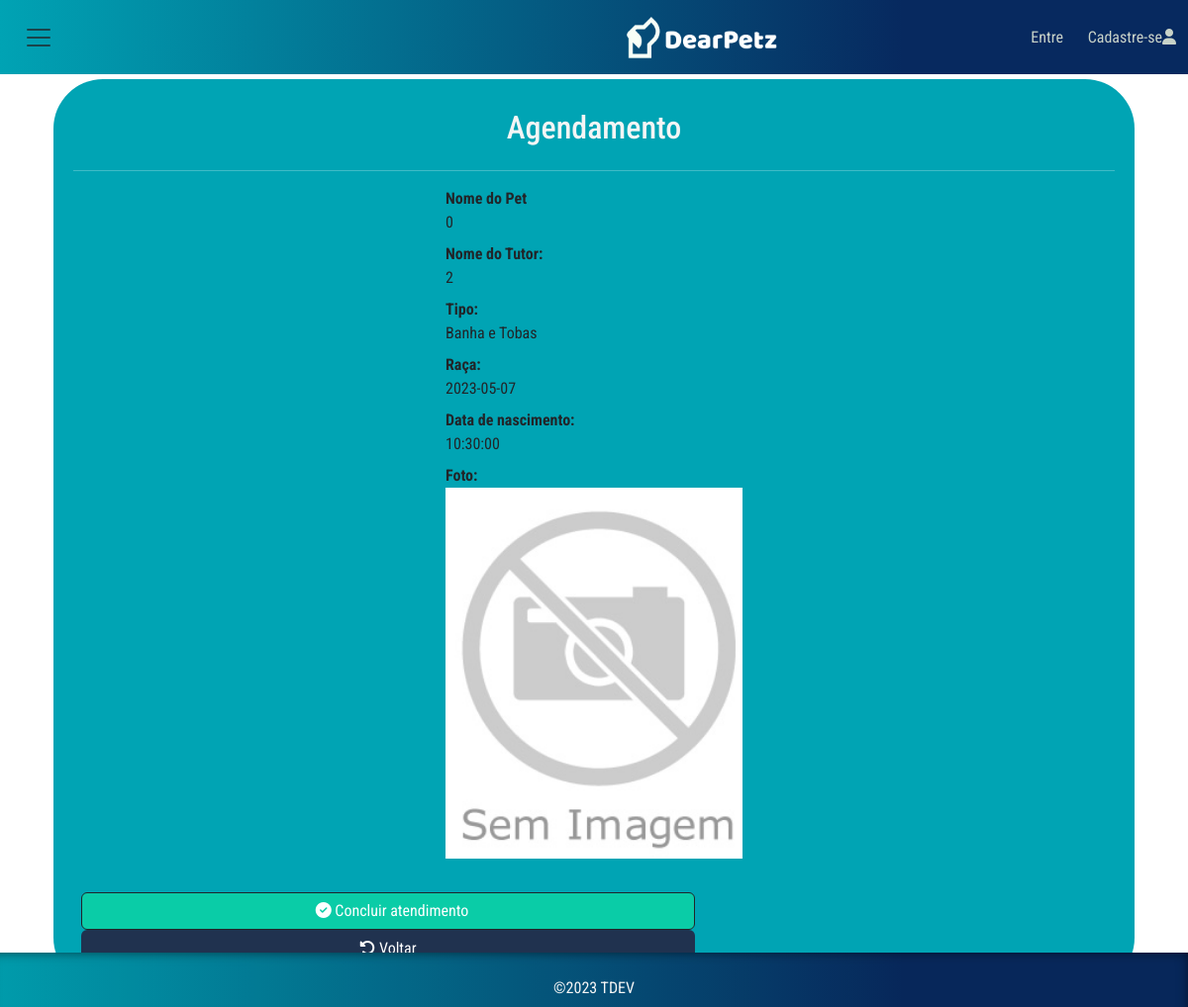
Before: /empresas/view.php?id=6 with the older database file.
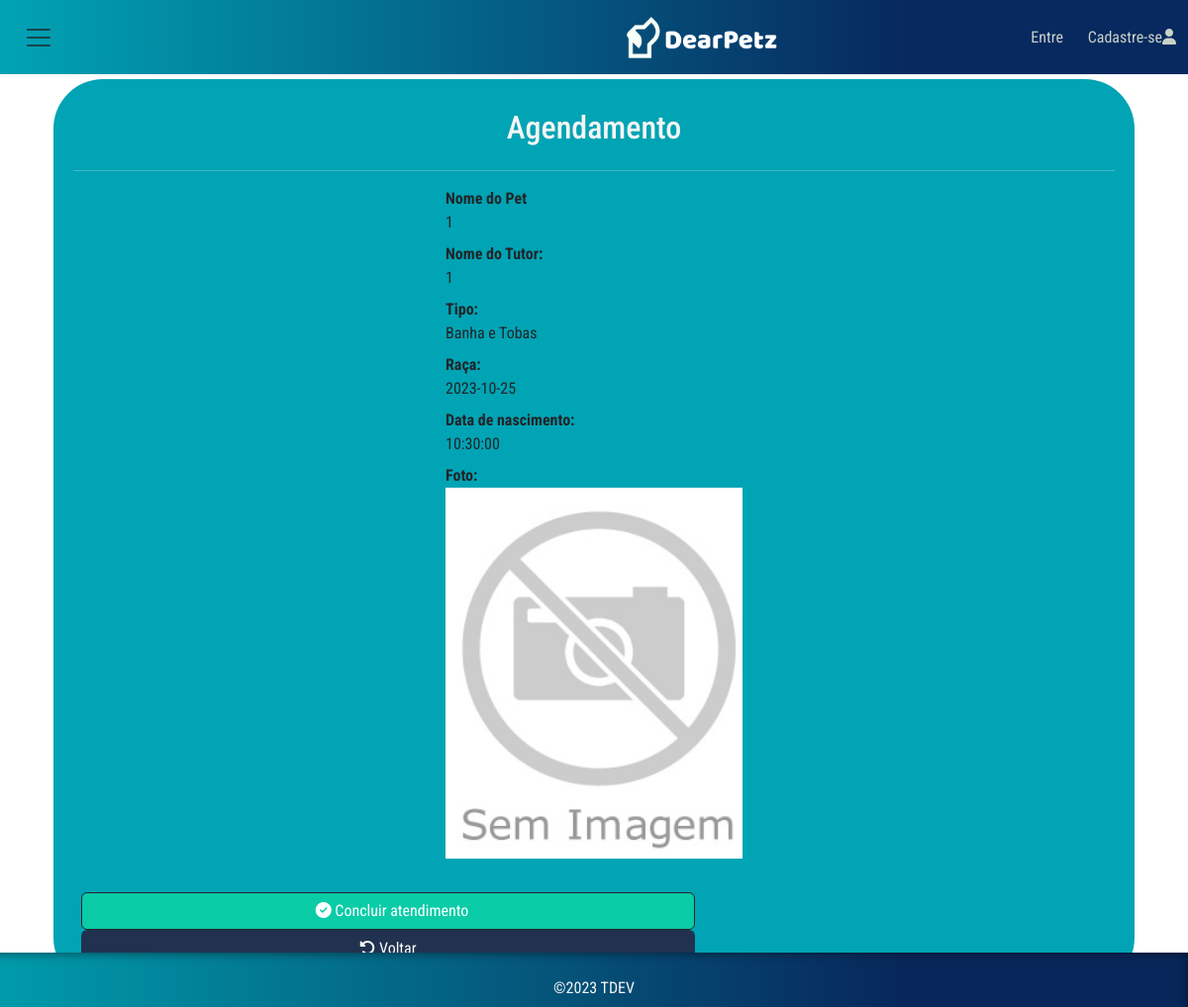
After: the same page with the newer database file.
### tables this page shows
CREATE TABLE `agendamentos` (
  `id` int(11) NOT NULL,
  `id_tutor` int(11) NOT NULL,
  `id_pet` int(11) NOT NULL,
  `id_empresa` varchar(20) NOT NULL,
  `servico` varchar(50) NOT NULL,
  `data` date NOT NULL,
  `horario` time NOT NULL CHECK (`horario` in ('09:00','09:30','10:00','10:30','11:00','11:30','12:00','12:30','13:00','13:30','14:00','14:30','15:00','15:30','16:00','16:30','17:00','17:30','18:00')),
  `status` varchar(12) DEFAULT 'Inconcluido',
  `eventColor` varchar(7) DEFAULT '#ff0000'
);

### agendamento/functions.php (called while the page is built, shortened)
<?php
require_once('../inc/header.php');
function view($id = null) {
  $agendamento = find2('agendamentos', $id);
}
?>

### inc/database.php (called while the page is built, shortened)
<?php
	 function open_database() {
		try {
			$conn = new mysqli(DB_HOST, DB_USER, DB_PASSWORD, DB_NAME);
			$conn -> set_charset ("utf8");
			return $conn;
		} catch (Exception $e) {
			echo "<h3>Ocorreu um erro:\n<br>".$e->getMessage(). "</h3>";
			return null;
		}
	}
	function find2( $table = null, $id = null ) {
		$database = open_database();
		$found = null;
		try {
		  if ($id) {
			$sql = "SELECT * FROM " . $table . " WHERE id = " . $id;
			$result = $database->query($sql);
			if ($result->num_rows > 0) {
			  $found = $result->fetch_assoc();
			}
		  }
		} catch (Exception $e) {
		  $_SESSION['message'] = $e->GetMessage();
		  $_SESSION['type'] = 'danger';
	  }
		return $found;
	}

### empresas/view.php (the view, shortened to what this page needs)
<?php
require_once('../agendamento/functions.php');
	view($_GET['id']);
?>
<div style="background-color: #00a4b4; border-radius: 50px; margin-top:30px">
	<div style="padding: 20px;">
		<div style="display: flex;flex-direction: row;justify-content: center; align-items: center;">
			<h2>Agendamento <?php echo $agendamento['cnpj']; ?></h2>
		</div>
		<hr style="color:#FFF">
		<div style="display: flex;flex-direction: row;justify-content: center; align-items: center;">
			<dl class="dl-horizontal">
				<dt>Nome do Pet</dt>
				<dd><?php echo $agendamento['id_pet']; ?></dd>
				<dt>Nome do Tutor:</dt>
				<dd><?php echo $agendamento['id_tutor']; ?></dd>
				<dt>Tipo:</dt>
				<dd><?php echo $agendamento['servico']; ?></dd>
				<dt>Raça:</dt>
				<dd><?php echo $agendamento['data']; ?></dd>
				<dt>Data de nascimento:</dt>
				<dd><?php echo $agendamento['horario']; ?></dd>
				<dt>Foto:</dt>
					<dd><?php
						if (!empty($agendamento['foto'])){
							echo  "<img src=\"imagens/" . $agendamento['foto'] . "\" class=\"shadow p-1 mb-1 bg-body rounded\" width=\"300px\">";
						}else{
							echo  "<img src=\"imagens/SemImagem.png\" class\"shadow p-1 mb-1 bg-body rounded\" width=\"300px\">";
						}
						?>
					</dd>
			</dl>
		</div>
		<div id="actions" class="row">
			<div class="col-md-12" style="padding-left: 20px;">
			<a href="#" class="btn btn-dark"  style="width: 620px; padding-left: 20px; background-color:  #0ACCA7"  data-bs-toggle="modal" data-bs-target="#delete-agendamento-modal" data-agendamento="<?php echo $agendamento['id']; ?>" ><i class="fa-solid fa-circle-check"></i>  Concluir atendimento</a>
				<a href="index.php" class="btn btn-default" style="width: 620px"><i class="fa-solid fa-rotate-left"></i> Voltar</a>
			</div>
		</div>
	</div>
</div>
<?php include(FOOTER_TEMPLATE);
ob_end_flush();?>

### inc/header.php (shortened to what this page needs)
<!DOCTYPE html>
<html>
	<head>
		<link rel="stylesheet" href="<?php echo BASEURL; ?>css/bootstrap/bootstrap.min.css">
		<link rel="stylesheet" href="<?php echo BASEURL; ?>css/awesome/all.min.css">
		<link rel="stylesheet" href="<?php echo BASEURL; ?>css/style.css">
		<link rel="stylesheet" href="https://cdnjs.cloudflare.com/ajax/libs/font-awesome/6.4.2/css/all.min.css" />
		<link rel="stylesheet" href="<?php echo BASEURL; ?>css/bootstrap.css">
		<link rel="stylesheet" href="<?php echo BASEURL; ?>css/custom.css">
	</head>
	<body>
		<nav class="navbar bg-body-tertiary fixed-top">
  <div class="container-fluid">
  <div class=" col-6">
  <button class="navbar-toggler" type="button" data-bs-toggle="offcanvas" data-bs-target="#offcanvasNavbar" aria-controls="offcanvasNavbar" aria-label="Toggle navigation" style="border: none;">
      <span class="navbar-toggler-icon" ></span>
  </button>
  </div>
  <div class=" col-4" >
  	<img src="<?php echo BASEURL; ?>images/Logo.png" style="height: 50px" />
  </div>
							<?php if(!isset($_SESSION['id']) ):?>
									<a class="nav-link" href="<?php echo BASEURL;?>logins/login.php">Entre</a>
									<a class="nav-link" href="<?php echo BASEURL;?>usuarios/add.php">Cadastre-se<i class="fa-solid fa-user"></i></a>
							<?php endif; ?>
  </div>
</nav>
	</body>
 <main class="container">

### inc/footer.php (shortened to what this page needs)
	</main>
<footer  id="footer">
	<?php
		$d = new DateTime("now");
		$d->format('Y');
	?>
	<div class="p-4" style="background-color: rgba(0, 0, 0, 0.05);">
		<p>&copy;<?php echo $d->format('Y');?> TDEV </p>
	</div>
</footer>
	<link rel="stylesheet" href="https://cdnjs.cloudflare.com/ajax/libs/font-awesome/6.4.2/css/all.min.css" />
</body>
</html>

### css/style.css (style rules this page uses)
body { padding-top: 50px; padding-bottom: 20px; }
.btn-light, .btn-default, input, select { font-family: 'Roboto Condensed', sans-serif; color: #FFF; background-color:#20324F; }
.btn-dark { font-family: 'Roboto Condensed', sans-serif; color: #FFF; background-color:#00B2C2; }
header, #actions, h2 { font-family: 'Roboto Condensed', sans-serif; margin-top: 10px; }
.navbar { background: rgb(0,163,180); background: linear-gradient(90deg, rgba(0,163,180,1) 0%, rgba(7,41,95,1) 76%); font-family: 'Roboto Condensed', sans-serif; background-color: #00a4b4; align-items: center; height: 75px; }
#footer { position: fixed; left: 0; bottom: 0; width: 100%; background: rgb(0,163,180); background: linear-gradient(90deg, rgba(0,163,180,1) 0%, rgba(7,41,95,1) 76%); color: white; text-align: center; height: 55px; z-index: 1; -webkit-box-shadow: inset -5px 6px 13px -8px rgba(0,0,0,0.75); -moz-box-shadow: inset -5px 6px 13px -8px rgba(0,0,0,0.75); }
h5,h2, H4, label { font-family: 'Roboto Condensed', sans-serif; color: whitesmoke; }
.nav-link { font-family: 'Roboto Condensed', sans-serif; color:#C8D2C8; }
p { color: whitesmoke; font-family: 'Roboto Condensed', sans-serif; }
body { font-family: 'Roboto Condensed', sans-serif; overflow-x: hidden; }
a { text-decoration: none; color: currentColor; }
* { padding: 0; margin: 0; box-sizing: border-box; }

### css/custom.css (style rules this page uses)
:root { --amarelo: #ffcc00; --cinza: #cccccc; }

Changed rows visible on the page:
changed agendamentos "Banha e Tobas": id_pet "0" → "1"; id_tutor "2" → "1"; data "2023-05-07" → "2023-10-25"
